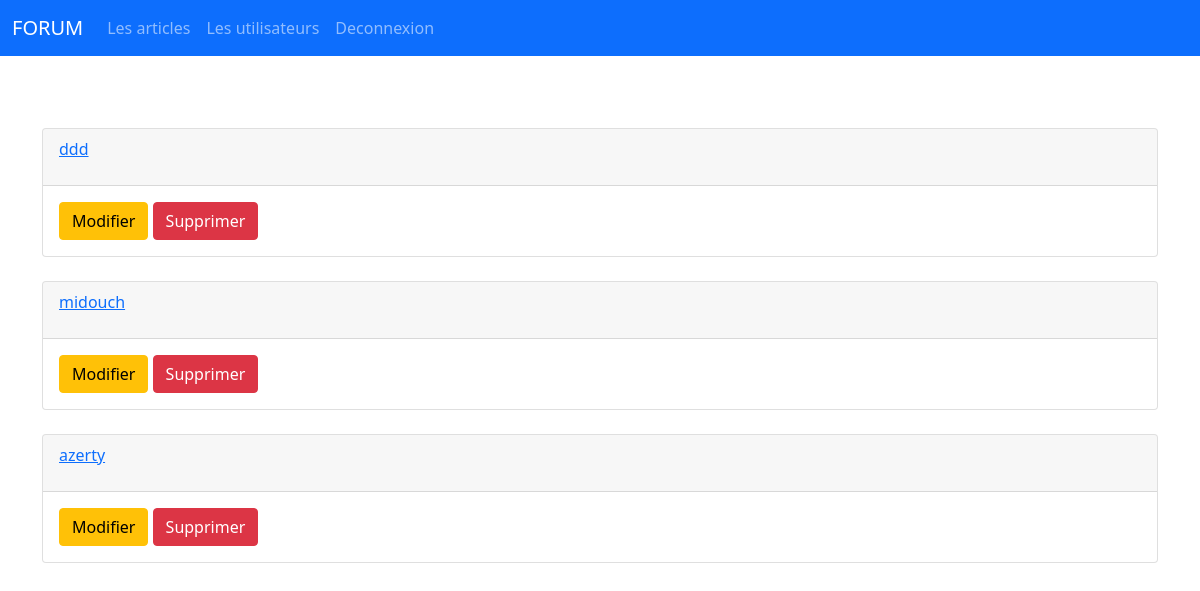
/showAllUsers.php (signed in), run on an earlier commit of the app's database.
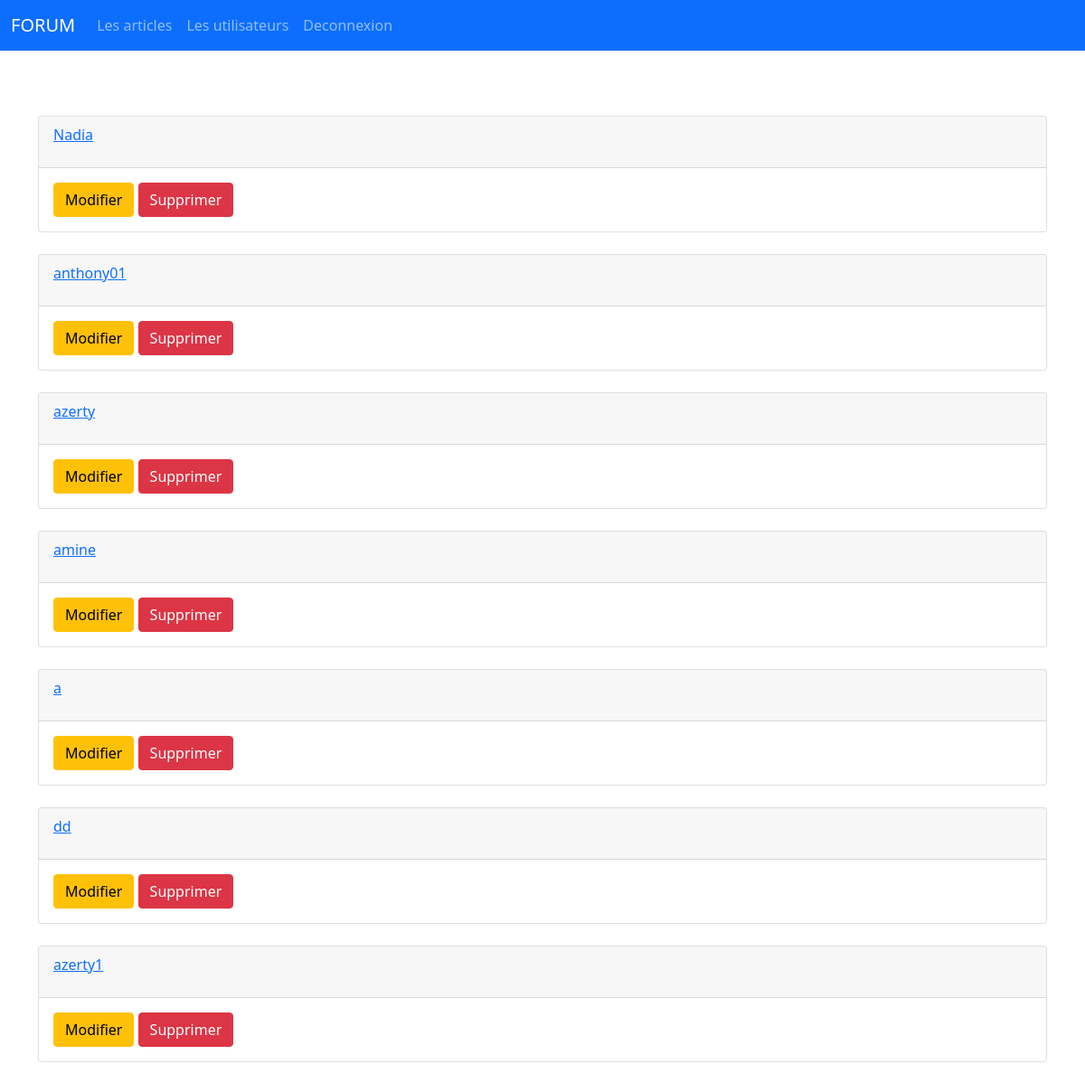
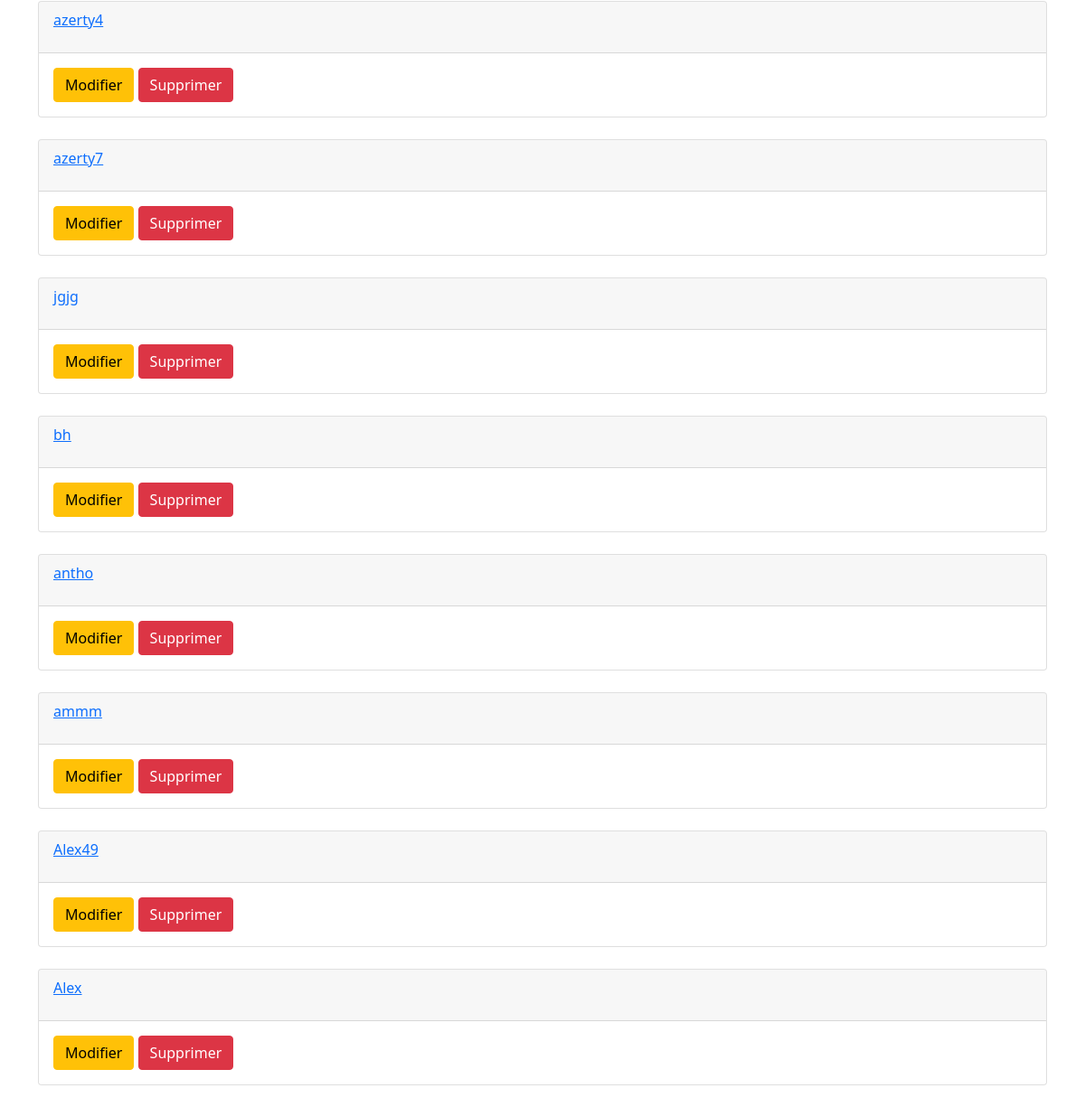
And on a later commit of the database (2 pictures, top to bottom).
### tables this page shows
CREATE TABLE `users` (
  `ID_User` int(11) NOT NULL,
  `Username` varchar(30) NOT NULL,
  `MDP` varchar(150) NOT NULL,
  `Mail` varchar(100) NOT NULL
);

### actions/admin/showAllUsersAction.php (called while the page is built)
<?php
require('actions/connect.php');
$getAllUsers = $mysql->query("SELECT * FROM users");

### showAllUsers.php (the view, shortened to what this page needs)
<?php
require('actions/admin/showAllUsersAction.php'); ?>
<!DOCTYPE html>
<html lang="en">
<?php include 'includes/head.php'; ?>
<body>
    <?php include 'includes/navbar.php'; ?>
    <br><br>
    <div class="container">
        <br>
        <?php
        while ($user = $getAllUsers->fetch()) {
        ?>
            <div class="card">
                <div class="card-header">
                    <a href="profile.php?id=<?= $user['ID_User']; ?>">
                        <?= $user['Username']; ?>
                    </a>
                </div>
                <div class="card-body">
                    <?php if (isset($_SESSION['authAdmin'])){?>
                    <a href="profileSettings.php?id=<?= $user['ID_User']; ?>" class="btn btn-warning"> Modifier</a>
                    <a href="actions/admin/deleteUserAction.php?id=<?= $user['ID_User']; ?>" class="btn btn-danger"> Supprimer</a>
                    <?php } ?>
                </div>
            </div>
            <br>
        <?php
        }
        ?>
    </div>
</body>
</html>

### includes/head.php (shortened to what this page needs)
<head>
    <link href="https://cdn.jsdelivr.net/npm/bootstrap@5.1.3/dist/css/bootstrap.min.css" rel="stylesheet">
</head>

### includes/navbar.php (shortened to what this page needs)
<nav class="navbar navbar-expand-lg navbar-dark bg-primary">
  <div class="container-fluid">
    <a class="navbar-brand" href="index.php">FORUM</a>
    <div class="collapse navbar-collapse" id="navbarSupportedContent">
      <ul class="navbar-nav me-auto mb-2 mb-lg-0">
        <li class="nav-item">
          <a class="nav-link"  href="index.php">Les articles</a>
        </li>
        <?php if (!isset($_SESSION['authAdmin'])){?>
        <li class="nav-item">
          <a class="nav-link" href="publish-article.php">Publier un article</a>
        </li>
      </ul>
      <form class="d-flex">
        <ul class="navbar-nav me-auto mb-2 mb-lg-0">
        <li class="nav-item">
          <a class="nav-link" href="profile.php?id=<?= $_SESSION['ID_User'];?>">Mes articles</a>
        </li>
        <li class="nav-item">
          <a class="nav-link" href="ProfileSettings.php?id=<?=$idUser?>">Compte</a>
        </li>
        <li class="nav-item">
          <a class="nav-link" href="actions/users/logoutAction.php">Deconnexion</a>
        </li>
        </ul>
      </form>
      <?php }else { ?>
        <li class="nav-item">
          <a class="nav-link"  href="showAllUsers.php">Les utilisateurs</a>
        </li>
        <form class="d-flex">
        <li class="nav-item">
          <a class="nav-link" href="actions/users/logoutAction.php">Deconnexion</a>
        </li>
      </form>
     <?php } ?>
    </div>
  </div>
</nav>

What changed in the data, as far as the page shows it:
removed users: Username "midouch"
changed users: Username "ddd" → "Nadia"
added users: Username "anthony01"
added users: Username "amine"
added users: Username "a"
added users: Username "dd"
added users: Username "azerty1"
added users: Username "azerty4"
added users: Username "azerty7"
added users: Username "jgjg"
added users: Username "bh"
added users: Username "antho"
added users: Username "ammm"
added users: Username "Alex49"
added users: Username "Alex"
